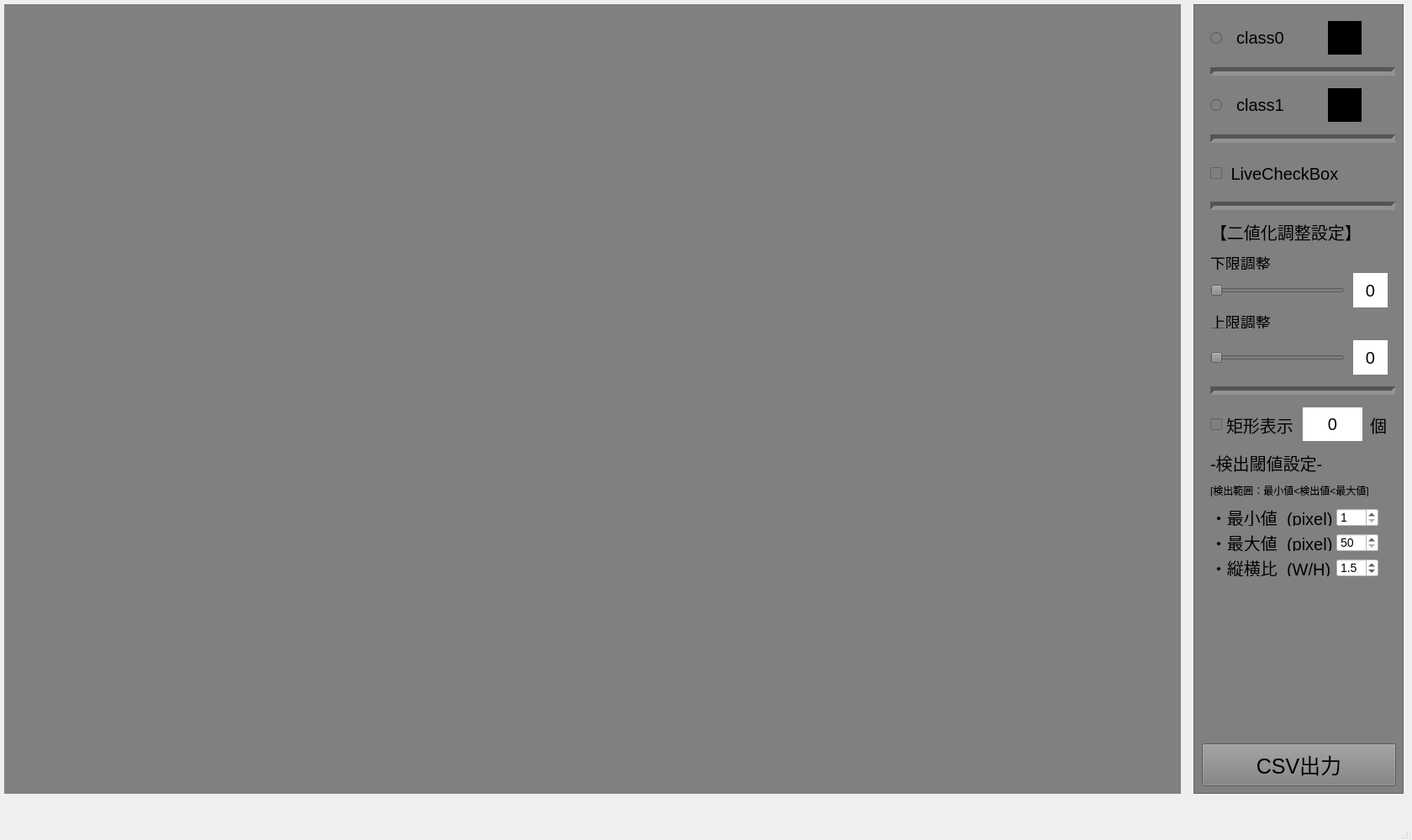
<?xml version="1.0" encoding="UTF-8"?>
<ui version="4.0">
 <class>ImageViewer</class>
 <widget class="QMainWindow" name="ImageViewer">
  <property name="geometry">
   <rect>
    <x>0</x>
    <y>0</y>
    <width>1680</width>
    <height>1000</height>
   </rect>
  </property>
  <property name="windowTitle">
   <string>MainWindow</string>
  </property>
  <property name="autoFillBackground">
   <bool>false</bool>
  </property>
  <widget class="QWidget" name="centralwidget">
   <widget class="QFrame" name="frame">
    <property name="geometry">
     <rect>
      <x>1420</x>
      <y>5</y>
      <width>250</width>
      <height>940</height>
     </rect>
    </property>
    <property name="layoutDirection">
     <enum>Qt::LeftToRight</enum>
    </property>
    <property name="styleSheet">
     <string notr="true">background-color:gray
</string>
    </property>
    <property name="frameShape">
     <enum>QFrame::StyledPanel</enum>
    </property>
    <property name="frameShadow">
     <enum>QFrame::Raised</enum>
    </property>
    <property name="lineWidth">
     <number>2</number>
    </property>
    <widget class="QRadioButton" name="class1RadioButton">
     <property name="geometry">
      <rect>
       <x>20</x>
       <y>100</y>
       <width>120</width>
       <height>40</height>
      </rect>
     </property>
     <property name="styleSheet">
      <string notr="true">font-size:20px</string>
     </property>
     <property name="text">
      <string>  class1</string>
     </property>
    </widget>
    <widget class="QLabel" name="class1Label">
     <property name="geometry">
      <rect>
       <x>160</x>
       <y>100</y>
       <width>40</width>
       <height>40</height>
      </rect>
     </property>
     <property name="sizePolicy">
      <sizepolicy hsizetype="Preferred" vsizetype="Preferred">
       <horstretch>0</horstretch>
       <verstretch>0</verstretch>
      </sizepolicy>
     </property>
     <property name="autoFillBackground">
      <bool>false</bool>
     </property>
     <property name="styleSheet">
      <string notr="true">background-color:black</string>
     </property>
     <property name="text">
      <string/>
     </property>
     <property name="margin">
      <number>0</number>
     </property>
    </widget>
    <widget class="QRadioButton" name="class0RadioButton">
     <property name="geometry">
      <rect>
       <x>20</x>
       <y>20</y>
       <width>120</width>
       <height>40</height>
      </rect>
     </property>
     <property name="autoFillBackground">
      <bool>false</bool>
     </property>
     <property name="styleSheet">
      <string notr="true">font-size:20px</string>
     </property>
     <property name="text">
      <string>  class0</string>
     </property>
     <property name="iconSize">
      <size>
       <width>40</width>
       <height>40</height>
      </size>
     </property>
    </widget>
    <widget class="QLabel" name="class0Label">
     <property name="geometry">
      <rect>
       <x>160</x>
       <y>20</y>
       <width>40</width>
       <height>40</height>
      </rect>
     </property>
     <property name="sizePolicy">
      <sizepolicy hsizetype="Preferred" vsizetype="Preferred">
       <horstretch>0</horstretch>
       <verstretch>0</verstretch>
      </sizepolicy>
     </property>
     <property name="autoFillBackground">
      <bool>false</bool>
     </property>
     <property name="styleSheet">
      <string notr="true">background-color:black</string>
     </property>
     <property name="text">
      <string/>
     </property>
     <property name="margin">
      <number>0</number>
     </property>
    </widget>
    <widget class="Line" name="line">
     <property name="geometry">
      <rect>
       <x>20</x>
       <y>70</y>
       <width>220</width>
       <height>20</height>
      </rect>
     </property>
     <property name="lineWidth">
      <number>5</number>
     </property>
     <property name="orientation">
      <enum>Qt::Horizontal</enum>
     </property>
    </widget>
    <widget class="Line" name="line_2">
     <property name="geometry">
      <rect>
       <x>20</x>
       <y>150</y>
       <width>220</width>
       <height>20</height>
      </rect>
     </property>
     <property name="lineWidth">
      <number>5</number>
     </property>
     <property name="orientation">
      <enum>Qt::Horizontal</enum>
     </property>
    </widget>
    <widget class="QSlider" name="threshSliderLow">
     <property name="geometry">
      <rect>
       <x>20</x>
       <y>320</y>
       <width>160</width>
       <height>41</height>
      </rect>
     </property>
     <property name="maximum">
      <number>255</number>
     </property>
     <property name="singleStep">
      <number>1</number>
     </property>
     <property name="orientation">
      <enum>Qt::Horizontal</enum>
     </property>
    </widget>
    <widget class="Line" name="line_3">
     <property name="geometry">
      <rect>
       <x>20</x>
       <y>230</y>
       <width>220</width>
       <height>20</height>
      </rect>
     </property>
     <property name="lineWidth">
      <number>5</number>
     </property>
     <property name="orientation">
      <enum>Qt::Horizontal</enum>
     </property>
    </widget>
    <widget class="QLabel" name="threshLabelLow">
     <property name="geometry">
      <rect>
       <x>190</x>
       <y>320</y>
       <width>41</width>
       <height>41</height>
      </rect>
     </property>
     <property name="autoFillBackground">
      <bool>false</bool>
     </property>
     <property name="styleSheet">
      <string notr="true">color:black;
background-color:white;
font-size:20px</string>
     </property>
     <property name="text">
      <string>0</string>
     </property>
     <property name="alignment">
      <set>Qt::AlignCenter</set>
     </property>
    </widget>
    <widget class="QCheckBox" name="liveCheckBox">
     <property name="geometry">
      <rect>
       <x>20</x>
       <y>171</y>
       <width>211</width>
       <height>61</height>
      </rect>
     </property>
     <property name="styleSheet">
      <string notr="true">font-size:20px</string>
     </property>
     <property name="text">
      <string> LiveCheckBox</string>
     </property>
    </widget>
    <widget class="QLabel" name="threshLabelTitle">
     <property name="geometry">
      <rect>
       <x>20</x>
       <y>250</y>
       <width>191</width>
       <height>41</height>
      </rect>
     </property>
     <property name="styleSheet">
      <string notr="true">font-size:20px</string>
     </property>
     <property name="text">
      <string>【二値化調整設定】</string>
     </property>
    </widget>
    <widget class="Line" name="line_4">
     <property name="geometry">
      <rect>
       <x>20</x>
       <y>450</y>
       <width>220</width>
       <height>20</height>
      </rect>
     </property>
     <property name="lineWidth">
      <number>5</number>
     </property>
     <property name="orientation">
      <enum>Qt::Horizontal</enum>
     </property>
    </widget>
    <widget class="QCheckBox" name="rectCheckBox">
     <property name="geometry">
      <rect>
       <x>20</x>
       <y>470</y>
       <width>211</width>
       <height>61</height>
      </rect>
     </property>
     <property name="styleSheet">
      <string notr="true">font-size:20px</string>
     </property>
     <property name="text">
      <string>矩形表示</string>
     </property>
    </widget>
    <widget class="QLabel" name="rectCountLabel">
     <property name="geometry">
      <rect>
       <x>130</x>
       <y>480</y>
       <width>71</width>
       <height>40</height>
      </rect>
     </property>
     <property name="autoFillBackground">
      <bool>false</bool>
     </property>
     <property name="styleSheet">
      <string notr="true">color:black;
background-color:white;
font-size:20px</string>
     </property>
     <property name="text">
      <string>0</string>
     </property>
     <property name="alignment">
      <set>Qt::AlignCenter</set>
     </property>
    </widget>
    <widget class="QLabel" name="rectCheckLabel">
     <property name="geometry">
      <rect>
       <x>210</x>
       <y>480</y>
       <width>21</width>
       <height>41</height>
      </rect>
     </property>
     <property name="styleSheet">
      <string notr="true">font-size:20px</string>
     </property>
     <property name="text">
      <string>個</string>
     </property>
    </widget>
    <widget class="QLabel" name="label">
     <property name="geometry">
      <rect>
       <x>20</x>
       <y>520</y>
       <width>141</width>
       <height>51</height>
      </rect>
     </property>
     <property name="styleSheet">
      <string notr="true">font-size:20px</string>
     </property>
     <property name="text">
      <string>-検出閾値設定-</string>
     </property>
    </widget>
    <widget class="QLabel" name="thSettingLabel3">
     <property name="geometry">
      <rect>
       <x>20</x>
       <y>570</y>
       <width>221</width>
       <height>16</height>
      </rect>
     </property>
     <property name="text">
      <string>[検出範囲：最小値&lt;検出値&lt;最大値]</string>
     </property>
    </widget>
    <widget class="QLabel" name="minRectLabel">
     <property name="geometry">
      <rect>
       <x>20</x>
       <y>600</y>
       <width>211</width>
       <height>21</height>
      </rect>
     </property>
     <property name="styleSheet">
      <string notr="true">font-size:20px</string>
     </property>
     <property name="text">
      <string>・最小値  (pixel)</string>
     </property>
    </widget>
    <widget class="QLabel" name="maxRectLabel">
     <property name="geometry">
      <rect>
       <x>20</x>
       <y>630</y>
       <width>151</width>
       <height>21</height>
      </rect>
     </property>
     <property name="styleSheet">
      <string notr="true">font-size:20px</string>
     </property>
     <property name="text">
      <string>・最大値  (pixel)</string>
     </property>
    </widget>
    <widget class="QLabel" name="aspectRationLabel">
     <property name="geometry">
      <rect>
       <x>20</x>
       <y>660</y>
       <width>151</width>
       <height>21</height>
      </rect>
     </property>
     <property name="styleSheet">
      <string notr="true">font-size:20px</string>
     </property>
     <property name="text">
      <string>・縦横比  (W/H)</string>
     </property>
    </widget>
    <widget class="QSpinBox" name="minRectSpinBox">
     <property name="geometry">
      <rect>
       <x>170</x>
       <y>600</y>
       <width>50</width>
       <height>22</height>
      </rect>
     </property>
     <property name="styleSheet">
      <string notr="true">font-size:14px;
background-color:white;
color:black;
</string>
     </property>
     <property name="minimum">
      <number>1</number>
     </property>
     <property name="maximum">
      <number>999</number>
     </property>
    </widget>
    <widget class="QSpinBox" name="maxRectSpinBox">
     <property name="geometry">
      <rect>
       <x>170</x>
       <y>630</y>
       <width>50</width>
       <height>22</height>
      </rect>
     </property>
     <property name="styleSheet">
      <string notr="true">font-size:14px;
background-color:white;
color:black;
</string>
     </property>
     <property name="minimum">
      <number>50</number>
     </property>
     <property name="maximum">
      <number>999</number>
     </property>
    </widget>
    <widget class="QDoubleSpinBox" name="aspectRatioSpinBox">
     <property name="geometry">
      <rect>
       <x>170</x>
       <y>660</y>
       <width>50</width>
       <height>22</height>
      </rect>
     </property>
     <property name="styleSheet">
      <string notr="true">font-size:14px;
background-color:white;
color:black;
</string>
     </property>
     <property name="decimals">
      <number>1</number>
     </property>
     <property name="minimum">
      <double>1.000000000000000</double>
     </property>
     <property name="maximum">
      <double>10.000000000000000</double>
     </property>
     <property name="singleStep">
      <double>0.100000000000000</double>
     </property>
     <property name="value">
      <double>1.500000000000000</double>
     </property>
    </widget>
    <widget class="QPushButton" name="exportCSVButton">
     <property name="geometry">
      <rect>
       <x>10</x>
       <y>880</y>
       <width>231</width>
       <height>51</height>
      </rect>
     </property>
     <property name="styleSheet">
      <string notr="true">font-size:25px; background-color:gray</string>
     </property>
     <property name="text">
      <string>CSV出力</string>
     </property>
    </widget>
    <widget class="QLabel" name="threshLabelLowTitle">
     <property name="geometry">
      <rect>
       <x>20</x>
       <y>300</y>
       <width>71</width>
       <height>16</height>
      </rect>
     </property>
     <property name="styleSheet">
      <string notr="true">font-size:18px</string>
     </property>
     <property name="text">
      <string>下限調整</string>
     </property>
    </widget>
    <widget class="QLabel" name="threshLabelUppTitle">
     <property name="geometry">
      <rect>
       <x>20</x>
       <y>370</y>
       <width>71</width>
       <height>16</height>
      </rect>
     </property>
     <property name="styleSheet">
      <string notr="true">font-size:18px</string>
     </property>
     <property name="text">
      <string>上限調整</string>
     </property>
    </widget>
    <widget class="QSlider" name="threshSliderUpp">
     <property name="geometry">
      <rect>
       <x>20</x>
       <y>400</y>
       <width>160</width>
       <height>41</height>
      </rect>
     </property>
     <property name="maximum">
      <number>255</number>
     </property>
     <property name="singleStep">
      <number>1</number>
     </property>
     <property name="orientation">
      <enum>Qt::Horizontal</enum>
     </property>
    </widget>
    <widget class="QLabel" name="threshLabelUpp">
     <property name="geometry">
      <rect>
       <x>190</x>
       <y>400</y>
       <width>41</width>
       <height>41</height>
      </rect>
     </property>
     <property name="autoFillBackground">
      <bool>false</bool>
     </property>
     <property name="styleSheet">
      <string notr="true">color:black;
background-color:white;
font-size:20px</string>
     </property>
     <property name="text">
      <string>0</string>
     </property>
     <property name="alignment">
      <set>Qt::AlignCenter</set>
     </property>
    </widget>
   </widget>
   <widget class="QLabel" name="imgLabel">
    <property name="geometry">
     <rect>
      <x>5</x>
      <y>5</y>
      <width>1400</width>
      <height>940</height>
     </rect>
    </property>
    <property name="styleSheet">
     <string notr="true">background-color:gray;
padding:0;
margin:0;

</string>
    </property>
    <property name="text">
     <string/>
    </property>
   </widget>
  </widget>
  <widget class="QMenuBar" name="menubar">
   <property name="geometry">
    <rect>
     <x>0</x>
     <y>0</y>
     <width>1680</width>
     <height>22</height>
    </rect>
   </property>
  </widget>
  <widget class="QStatusBar" name="statusbar"/>
 </widget>
 <resources/>
 <connections/>
</ui>
